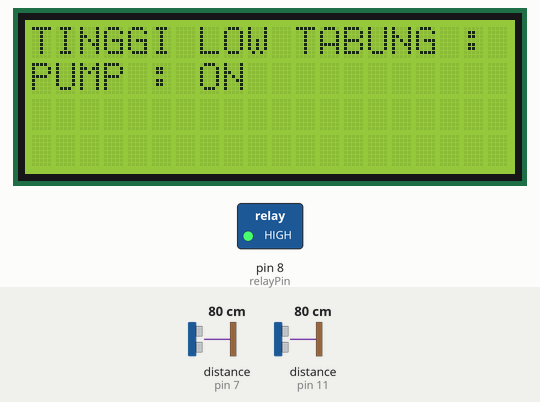
This sketch was run on a simulated Arduino Uno, built with avr-gcc and run on an emulated ATmega328P. Parts: 20×4 character LCD, switched loads named in the sketch (green lamp = pin HIGH). Wiring (inferred from the names in the program): 2 × ultrasonic range finder: trigger pin 6, echo pin 7 / trigger pin 10, echo pin 11. The inputs (shaded band) are chosen by the test bench; at power-on: distance to the obstacle (sensors on pin 7, pin 11) 80 cm. The echo pulse lasts 58.3 µs per cm; pins used as bus, display or sensor lines are not drawn; what the sketch prints to the serial monitor is not drawn.

Above: at 3.4 s.
3.5 s: distance to the obstacle (sensor on pin 7) set to 6 cm
At 6.7 s:
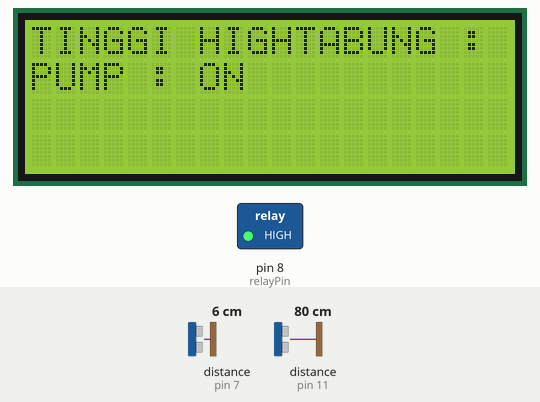
8.4 s: distance to the obstacle (sensor on pin 7) set to 3 cm
At 11.1 s:
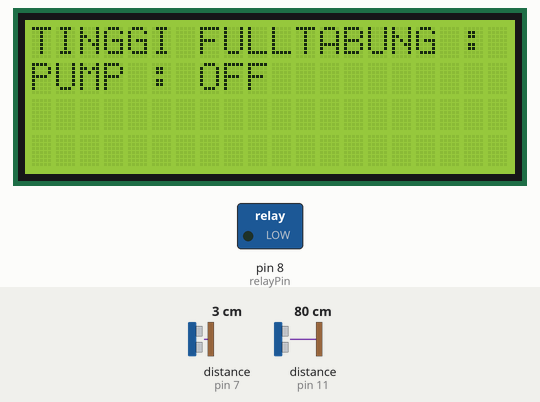
18.1 s: distance to the obstacle (sensor on pin 11) set to 15 cm
23.0 s: distance to the obstacle (sensor on pin 11) set to 11 cm
At 26.0 s:
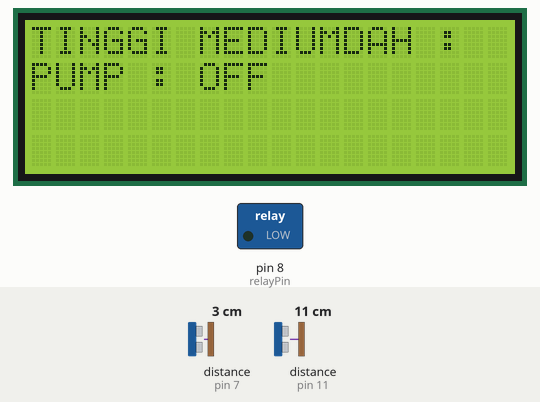
33.1 s: distance to the obstacle (sensor on pin 7) set to 9 cm
At 35.9 s:
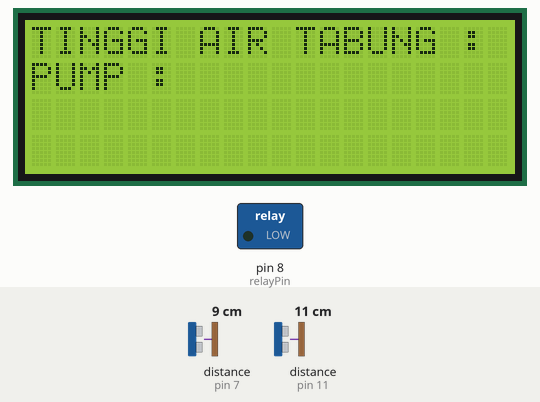
42.7 s: distance to the obstacle (sensor on pin 11) set to 8 cm
47.6 s: distance to the obstacle (sensor on pin 11) set to 5 cm
At 49.5 s:
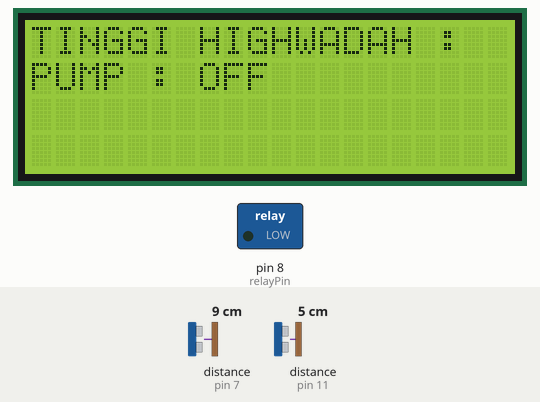
Timing chart, 0 to 51.0 s (numbered marks = the images above; inputs shaded):
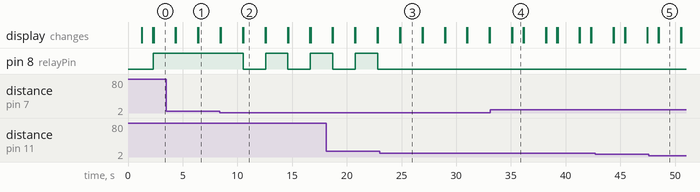

Measured:
- the behaviour switches between 5 and 4 cm on distance to the obstacle (sensor on pin 7) (found by bisection; images 1 and 2)
- the behaviour switches between 13 and 12 cm on distance to the obstacle (sensor on pin 11) (found by bisection; images 2 and 3)
- the behaviour switches between 7 and 6 cm on distance to the obstacle (sensor on pin 11) (found by bisection; images 4 and 5)
- after the input at 3.5 s, the display: first differs from a run without the input after 2.9 s (image 1)
- after the input at 8.4 s, pin 8 (relayPin): alternates HIGH for 2.0 s and LOW for 2.1 s, starting after 2.1 s; the display: first differs from a run without the input after 2.1 s (image 2)
- after the input at 23.0 s, pin 8 (relayPin): stops changing and stays LOW; the display: first differs from a run without the input after 1.9 s (image 3)
- after the input at 33.1 s, the display: first differs from a run without the input after 2.0 s (image 4)
- after the input at 47.6 s, the display: first differs from a run without the input after 0.93 s (image 5)

The sketch:

kodingan_alat.ino
```cpp
// LIBRARY ALAT
#include <Wire.h>
#include <LiquidCrystal_I2C.h>
/*
  // #include <RTClib.h>
  // #include <Servo.h>
  // #include <HX711.h>
*/

// lcd
LiquidCrystal_I2C lcd(0x27, 20, 4);

/*
  // rtc
  RTC_DS3231 rtc;
  char dataHari[7][12] = {"Minggu", "Senin", " Selasa", "Rabu"," Kamis", "Jum'at", " Sabtu"};
  int tanggal, bulan, tahun, jam, menit, detik;
  String hari;

  // loadcell tabung
  #define LOADCELL_TABUNG_DOUT_PIN 2
  #define LOADCELL_TABUNG_SCK_PIN 3
  HX711 lcTabung;
  float calibration_factor_tabung = 27.5;
  float beratTabung;

  // loadcell wadah
  #define LOADCELL_WADAH_DOUT_PIN  4
  #define LOADCELL_WADAH_SCK_PIN 5
  HX711 lcWadah;
  float calibration_factor_wadah = 30.5;
  float beratWadah;
*/

// ultrasonic tabung
#define trigPinTabung 6
#define echoPinTabung 7
float durasiTabung, tinggiAirTabung;
// jarak antara sensor ke tabung = 17 cm

// relay
#define relayPin 8

/*
  // servo
  // Servo myservo;
  // #define servoPin 9
*/

// ultrasonic wadah
#define trigPinWadah 10
#define echoPinWadah 11
float durasiWadah, tinggiAirWadah;
// jarak antara sensor ke wadah = 12.2

void initLCD(){
  lcd.setCursor(1,0);
  lcd.print("TUGAS AKHIR");
  lcd.setCursor(2,0);
  lcd.print("INTERNET OF THINGS");
  delay(1000);
  lcd.clear();
  lcd.setCursor(1,0);
  lcd.print("Oleh : ");
  lcd.setCursor(2,0);
  lcd.print("M.Aswin.Sigit");
  delay(1000);
  lcd.clear();
  lcd.setCursor(1,0);
  lcd.print("MULAI PROGRAM");
  lcd.setCursor(2,0);
  lcd.print("AUTOMATIC CAT FEEDER");
}

//loadcell config
/*
  void LCTabung(){
    DateTime now = rtc.now();
    tanggal = now.day();
    bulan = now.month();
    tahun = now.year();
    detik = now.second();
    jam = now.hour();
    menit = now.minute();
    hari = dataHari[now.dayOfTheWeek()];
  }

  void LCWadah(){
    // koding disini
  }
*/

void USTabung(){
  lcd.clear();
  digitalWrite(trigPinTabung, LOW);
  delayMicroseconds(2);
  digitalWrite(trigPinTabung, HIGH);
  delayMicroseconds(10);
  digitalWrite(trigPinTabung, LOW);

  durasiTabung = pulseIn(echoPinTabung, HIGH);
  tinggiAirTabung = durasiTabung*0.034/2;

  lcd.setCursor(0, 0);
  lcd.print("TINGGI AIR TABUNG : ");
  lcd.setCursor(0, 1);
  lcd.print("PUMP : ");
  delay(10);

  if(tinggiAirTabung >= 17.00){
    digitalWrite(relayPin, HIGH);
    lcd.setCursor(7,0);
    lcd.print("LOW");
    lcd.setCursor(7,1);
    lcd.print("ON");
    Serial.print("TINGGI AIR TABUNG: ");
    Serial.print(tinggiAirTabung);
    Serial.println();
    Serial.print("PUMP : MENYALA");
    Serial.println();
    delay(1000);
  }

  else if (tinggiAirTabung < 8.5 && tinggiAirTabung > 4.25) {
    boolean pumpState = digitalRead(relayPin);
    if(pumpState == HIGH){
      lcd.setCursor(7,0);
      lcd.print("HIGH");
      lcd.setCursor(7,1);
      lcd.print("ON");
      Serial.print("TINGGI AIR TABUNG: ");
      Serial.print(tinggiAirTabung);
      Serial.println();
      Serial.print("PUMP : ");
      Serial.print(pumpState);
      Serial.println();
      delay(1000);
    }
    else{
      lcd.setCursor(7,0);
      lcd.print("HIGH");
      lcd.setCursor(7,1);
      lcd.print("OFF");
      Serial.print("TINGGI AIR TABUNG: ");
      Serial.print(tinggiAirTabung);
      Serial.println();
      Serial.print("PUMP : ");
      Serial.print(pumpState);
      Serial.println();
      delay(1000);
    }
  }

  else if (tinggiAirTabung < 7.00 && tinggiAirTabung > 8.5) {
    boolean pumpState = digitalRead(relayPin);
    if(pumpState == HIGH){
      lcd.setCursor(7,0);
      lcd.print("MEDIUM");
      lcd.setCursor(7,1);
      lcd.print("ON");
      Serial.print("TINGGI AIR TABUNG: ");
      Serial.print(tinggiAirTabung);
      Serial.println();
      Serial.print("PUMP : ");
      Serial.print(pumpState);
      Serial.println();
      delay(1000);
    }
    else{
      lcd.setCursor(7,0);
      lcd.print("MEDIUM");
      lcd.setCursor(7,1);
      lcd.print("OFF");
      Serial.print("TINGGI AIR TABUNG: ");
      Serial.print(tinggiAirTabung);
      Serial.println();
      Serial.print("PUMP : ");
      Serial.print(pumpState);
      Serial.println();
      delay(1000);
    }
  }

  else if (tinggiAirTabung <= 4.25) {
    digitalWrite(relayPin, LOW);
    lcd.setCursor(7,0);
    lcd.print("FULL");
    lcd.setCursor(7,1);
    lcd.print("OFF");
    Serial.print("TINGGI AIR TABUNG: ");
    Serial.print(tinggiAirTabung);
    Serial.println();
    Serial.print("PUMP : MATI");
    Serial.println();
    delay(1000);
  }

  delay(1000);
}

void USWadah(){
  lcd.clear();
  digitalWrite(trigPinWadah, LOW);
  delayMicroseconds(2);
  digitalWrite(trigPinWadah, HIGH);
  delayMicroseconds(10);
  digitalWrite(trigPinWadah, LOW);

  durasiWadah = pulseIn(echoPinWadah, HIGH);
  tinggiAirWadah = durasiWadah*0.034/2;

  lcd.setCursor(0, 0);
  lcd.print("TINGGI AIR WADAH : ");
  lcd.setCursor(0, 1);
  lcd.print("PUMP : ");
  delay(10);

  if(tinggiAirWadah >= 12.20){
    digitalWrite(relayPin, HIGH);
    lcd.setCursor(7,0);
    lcd.print("LOW");
    lcd.setCursor(7,1);
    lcd.print("ON");
    Serial.print("TINGGI AIR WADAH : ");
    Serial.print(tinggiAirWadah);
    Serial.println();
    Serial.print("PUMP : MENYALA");
    Serial.println();
    delay(1000);
  }

  else if (tinggiAirWadah < 6.10 && tinggiAirWadah > 3.05) {
    boolean pumpState = digitalRead(relayPin);
    if(pumpState == HIGH){
      lcd.setCursor(7,0);
      lcd.print("HIGH");
      lcd.setCursor(7,1);
      lcd.print("ON");
      Serial.println("TINGGI AIR WADAH : ");
      Serial.print(tinggiAirWadah);
      Serial.println("PUMP : ");
      Serial.print(pumpState);
      delay(1000);
    }
    else{
      lcd.setCursor(7,0);
      lcd.print("HIGH");
      lcd.setCursor(7,1);
      lcd.print("OFF");
      Serial.print("TINGGI AIR WADAH : ");
      Serial.print(tinggiAirWadah);
      Serial.println();
      Serial.print("PUMP : ");
      Serial.print(pumpState);
      Serial.println();
      delay(1000);
    }
  }

  else if (tinggiAirWadah < 12.20 && tinggiAirWadah > 6.10) {
    boolean pumpState = digitalRead(relayPin);
    if(pumpState == HIGH){
      lcd.setCursor(7,0);
      lcd.print("MEDIUM");
      lcd.setCursor(7,1);
      lcd.print("ON");
      Serial.print("TINGGI AIR WADAH : ");
      Serial.print(tinggiAirWadah);
      Serial.println();
      Serial.print("PUMP : ");
      Serial.print(pumpState);
      Serial.println();
      delay(1000);
    }
    else{
      lcd.setCursor(7,0);
      lcd.print("MEDIUM");
      lcd.setCursor(7,1);
      lcd.print("OFF");
      Serial.print("TINGGI AIR WADAH : ");
      Serial.print(tinggiAirWadah);
      Serial.println();
      Serial.print("PUMP : ");
      Serial.print(pumpState);
      Serial.println();
      delay(1000);
    }
  }

  else if (tinggiAirWadah <= 3.05) {
    digitalWrite(relayPin, LOW);
    lcd.setCursor(7,0);
    lcd.print("FULL");
    lcd.setCursor(7,1);
    lcd.print("OFF");
    Serial.print("TINGGI AIR WADAH : ");
    Serial.print(tinggiAirWadah);
    Serial.println();
    Serial.print("PUMP : MATI");
    Serial.println();
    delay(1000);
  }
  delay(1000);
}

// 5. method servo
// void bukaServo (int jumlah){
//   for (int i=1; i<= jumlah; i++){
//     for(int posisi=0; posisi <=180; posisi++){
//       myServo.write(posisi);
//       delay(10);
//     }
//     for(int posisi = 180; posisi >= 0; posisi--){
//       myServo.write(posisi);
//       delay(10);
//     }
// }

void setup() {

  Serial.begin(9600);

  Serial.println("Insialisasi Wire");
  Wire.begin();

/*
  Serial.println("Inisialisasi RTC");
  if (! rtc.begin()) {
    Serial.println("RTC Tidak Ditemukan");
    Serial.flush();
    abort();
  }
  // Atur Waktu, upload untuk set waktu, kemudian beri komentar lalu upload kembali
  // rtc.adjust(DateTime(F(__DATE__), F(__TIME__)));
  // atur secara manual
  // rtc.adjust(DateTime(2022,5,01,13,57,0));

  Serial.println("Inisialisasi Loadcell Tabung");
  // lcTabung.begin(LOADCELL_TABUNG_DOUT_PIN, LOADCELL_TABUNG_SCK_PIN);
  // lcTabung.set_scale(calibration_factor_tabung);

  // loadcell wadah setup
  Serial.println("Inisialisasi Loadcell Wadah");
  lcWadah.begin(LOADCELL_WADAH_DOUT_PIN, LOADCELL_WADAH_SCK_PIN);
  lcWadah.set_scale(calibration_factor_wadah);
*/

  Serial.println("Inisialisasi Ultrasonic Tabung");
  pinMode(echoPinTabung, INPUT);
  pinMode(trigPinTabung, OUTPUT);

  Serial.println("Inisialisasi Ultrasonic Wadah");
  pinMode(echoPinWadah, INPUT);
  pinMode(trigPinWadah, OUTPUT);

/*
  // servo setup tabung
  Serial.println("Inisialisasi Servo");
  myServo.attach(servoPin);
  myServo.write(0);
*/
  Serial.println("Inisialisasi Relay");
  pinMode(relayPin, OUTPUT);

  Serial.println("Inisialisasi LCD 20x4 I2C");
  lcd.init();
  lcd.init();
  lcd.backlight();
  initLCD();

  Serial.println();
  Serial.println("MULAI PROGRAM");
}

void loop() {
  readSensor();
}

void readSensor(){
  // LCTabung();
  // LCWadah();
  USTabung();
  USWadah();
}

// catatan kabel
/*
  //   1. main voltage :
  //      putih - orange    = ground
  //      orange - kuning   = 5.0v

  //   2. loadcell :

  //     a. Grounding
  //        Hijau (merah-kuning)  = GROUND  (-)
  //        Biru  (putih-hitam)   = POSITIF (+)

  //     b. loadcell tabung :
  //       kabel load cell tabung :
  //        hx711 :
  //        merah   -  kuning     = E+
  //        hitam   -  orange     = E-
  //        putih   -  biru       = A-
  //        hijau   -  hijau.     = A+

  //        Sensor :
  //        abu             = DT   (2)
  //        coklat - putih  = SCK  (3)

  //     c. loadcell wadah :
  //        Sensor:
  //        Biru    = DT  (4)
  //        Kuning  = SCK (5)

  //   3. ultrasonic

  //      kabel gnd-vcc ultrasonik tabung dan wadah:
  //      biru       = positif (+)
  //      orange     = negatif (-)

  //      kabel trig - echo ultrasonic tabung :
  //      abu.       = trig (6)
  //      putih      = echo (7)

  //      kabel trig-echo ultrasonic wadah :
  //      hijau      = trig (10)
  //      kuning     = echo (11)

  //   4. relay
  //      hitam   = ground
  //      putih  = vcc
  //      ungu    = input (8)

  //   5. rtc
  //      ungu     = ground
  //      merah    = vcc
  //      kuning   = SDA ANALOG PIN (4)
  //      abu      = SCL ANALOG PIN (5)

  //   6. lcd
  //      Orange  = SDA
  //      Kuning  = SCL
  //      Coklat  = Positif (+)
  //      ungu    = Negatif (-)
*/
```
